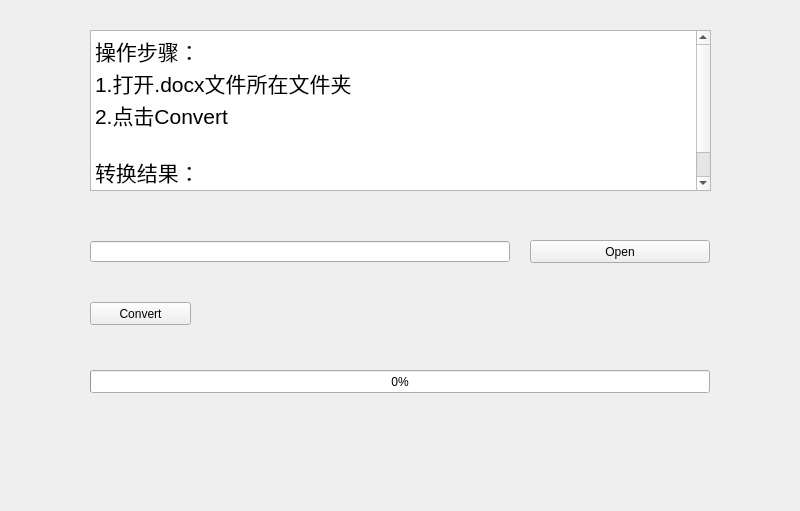
<?xml version="1.0" encoding="UTF-8"?>
<ui version="4.0">
 <class>MainWindow</class>
 <widget class="QMainWindow" name="MainWindow">
  <property name="geometry">
   <rect>
    <x>0</x>
    <y>0</y>
    <width>800</width>
    <height>511</height>
   </rect>
  </property>
  <property name="windowTitle">
   <string>Word2HTML</string>
  </property>
  <widget class="QWidget" name="centralwidget">
   <widget class="QLineEdit" name="OpenPath_lineEdit">
    <property name="geometry">
     <rect>
      <x>90</x>
      <y>241</y>
      <width>420</width>
      <height>21</height>
     </rect>
    </property>
    <property name="readOnly">
     <bool>true</bool>
    </property>
   </widget>
   <widget class="QPushButton" name="Convert_pushButton">
    <property name="geometry">
     <rect>
      <x>90</x>
      <y>302</y>
      <width>101</width>
      <height>23</height>
     </rect>
    </property>
    <property name="text">
     <string>Convert</string>
    </property>
   </widget>
   <widget class="QPushButton" name="Open_pushButton">
    <property name="geometry">
     <rect>
      <x>530</x>
      <y>240</y>
      <width>180</width>
      <height>23</height>
     </rect>
    </property>
    <property name="mouseTracking">
     <bool>false</bool>
    </property>
    <property name="text">
     <string>Open</string>
    </property>
   </widget>
   <widget class="QProgressBar" name="progressBar">
    <property name="geometry">
     <rect>
      <x>90</x>
      <y>370</y>
      <width>620</width>
      <height>23</height>
     </rect>
    </property>
    <property name="value">
     <number>0</number>
    </property>
   </widget>
   <widget class="QLabel" name="CostTime_label">
    <property name="geometry">
     <rect>
      <x>540</x>
      <y>430</y>
      <width>171</width>
      <height>21</height>
     </rect>
    </property>
    <property name="text">
     <string/>
    </property>
   </widget>
   <widget class="QTextBrowser" name="textBrowser">
    <property name="geometry">
     <rect>
      <x>90</x>
      <y>30</y>
      <width>621</width>
      <height>161</height>
     </rect>
    </property>
    <property name="html">
     <string>&lt;!DOCTYPE HTML PUBLIC &quot;-//W3C//DTD HTML 4.0//EN&quot; &quot;http://www.w3.org/TR/REC-html40/strict.dtd&quot;&gt;
&lt;html&gt;&lt;head&gt;&lt;meta name=&quot;qrichtext&quot; content=&quot;1&quot; /&gt;&lt;style type=&quot;text/css&quot;&gt;
p, li { white-space: pre-wrap; }
&lt;/style&gt;&lt;/head&gt;&lt;body style=&quot; font-family:'SimSun'; font-size:9pt; font-weight:400; font-style:normal;&quot;&gt;
&lt;p style=&quot; margin-top:0px; margin-bottom:0px; margin-left:0px; margin-right:0px; -qt-block-indent:0; text-indent:0px;&quot;&gt;&lt;span style=&quot; font-size:16pt;&quot;&gt;操作步骤：&lt;/span&gt;&lt;/p&gt;
&lt;p style=&quot; margin-top:0px; margin-bottom:0px; margin-left:0px; margin-right:0px; -qt-block-indent:0; text-indent:0px;&quot;&gt;&lt;span style=&quot; font-size:16pt;&quot;&gt;1.打开.docx文件所在文件夹&lt;/span&gt;&lt;/p&gt;
&lt;p style=&quot; margin-top:0px; margin-bottom:0px; margin-left:0px; margin-right:0px; -qt-block-indent:0; text-indent:0px;&quot;&gt;&lt;span style=&quot; font-size:16pt;&quot;&gt;2.点击Convert&lt;/span&gt;&lt;/p&gt;
&lt;p style=&quot;-qt-paragraph-type:empty; margin-top:0px; margin-bottom:0px; margin-left:0px; margin-right:0px; -qt-block-indent:0; text-indent:0px; font-size:16pt;&quot;&gt;&lt;br /&gt;&lt;/p&gt;
&lt;p style=&quot; margin-top:0px; margin-bottom:0px; margin-left:0px; margin-right:0px; -qt-block-indent:0; text-indent:0px;&quot;&gt;&lt;span style=&quot; font-size:16pt;&quot;&gt;转换结果：&lt;/span&gt;&lt;/p&gt;
&lt;p style=&quot; margin-top:0px; margin-bottom:0px; margin-left:0px; margin-right:0px; -qt-block-indent:0; text-indent:0px;&quot;&gt;&lt;span style=&quot; font-size:16pt;&quot;&gt;一个.docx文件对应生成一个.html文件&lt;/span&gt;&lt;/p&gt;&lt;/body&gt;&lt;/html&gt;</string>
    </property>
   </widget>
  </widget>
 </widget>
 <resources/>
 <connections/>
</ui>
